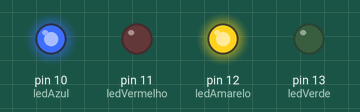
Recording of a sketch running on a simulated Arduino Uno, built with avr-gcc and run on an emulated ATmega328P. Shown: output pins drawn as LEDs (lit = HIGH).

Above: at 0.7 s.
At 5.2 s:
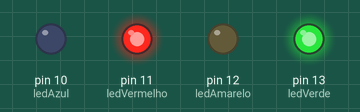
Timing chart, 0 to 6.9 s (numbered marks = the images above):
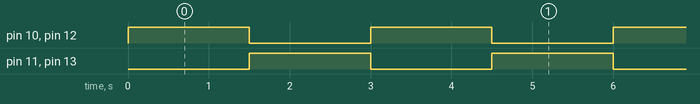

Measured:
- by itself, pin 10 (ledAzul), pin 11 (ledVermelho), pin 12 (ledAmarelo), pin 13 (ledVerde): alternates HIGH for 1.5 s and LOW for 1.5 s

The sketch:

ledsAlternados.ino
```cpp
int ledAzul = 10;
int ledVermelho = 11;
int ledAmarelo = 12;
int ledVerde = 13;

void setup() {
  // put your setup code here, to run once:
  pinMode(ledAzul, OUTPUT);
  pinMode(ledVermelho, OUTPUT);
  pinMode(ledAmarelo, OUTPUT);
  pinMode(ledVerde, OUTPUT);

}

void loop() {
  // put your main code here, to run repeatedly:
  digitalWrite(ledAzul, HIGH);
  digitalWrite(ledVermelho, LOW);
  digitalWrite(ledAmarelo, HIGH);
  digitalWrite(ledVerde, LOW);
  delay(1500);
  digitalWrite(ledAzul, LOW);
  digitalWrite(ledVermelho, HIGH);
  digitalWrite(ledAmarelo, LOW);
  digitalWrite(ledVerde, HIGH);
  delay(1500);
}
```
